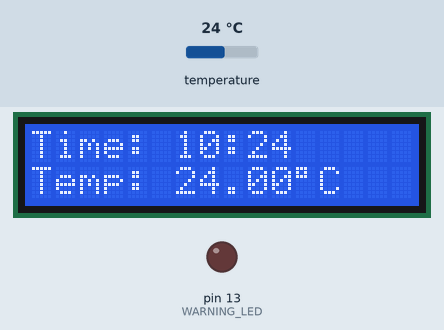
This sketch was run on a simulated Arduino Uno, built with avr-gcc and run on an emulated ATmega328P. Parts: 16×2 character LCD, output pins drawn as LEDs (lit = HIGH). The test bench sets the inputs (shaded band); at power-on: temperature 24 °C. The local clock reads 2024-03-15 10:24:30 at power-on unless the sketch sets it.

Above: at 1.2 s.
1.3 s: temperature set to 29.6 °C
At 3.8 s:
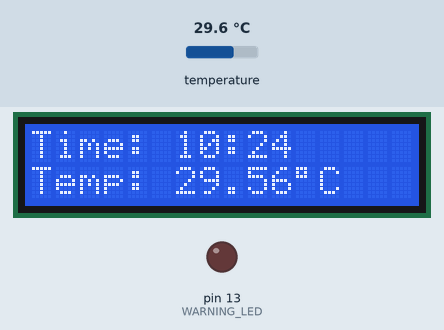
4.1 s: temperature set to 30.5 °C
At 5.5 s:
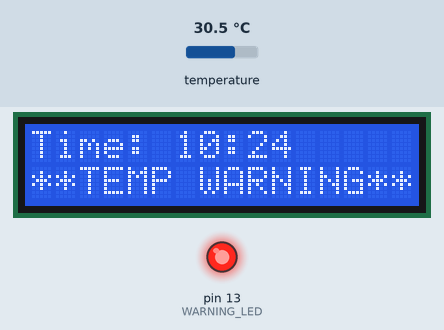
6.6 s: temperature set to 9 °C
At 9.2 s:
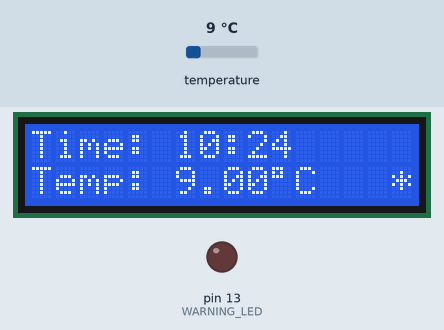
9.5 s: temperature set to 33 °C
At 32.3 s:
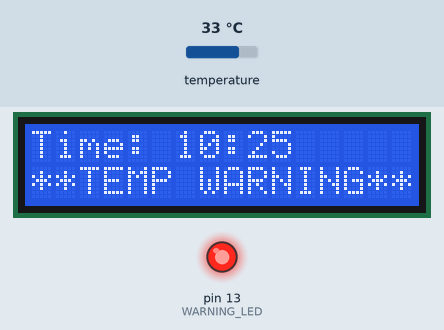
Timing chart, 0 to 33.0 s (numbered marks = the images above; inputs shaded):
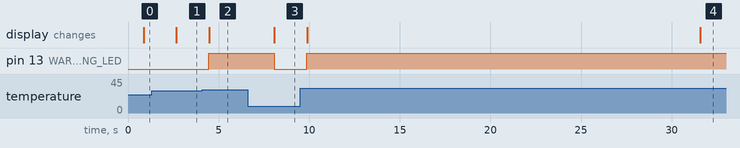

The sketch:

sketch.ino
```cpp
#include <OneWire.h>
#include <DallasTemperature.h>
#include <Wire.h>
#include <RTClib.h>
#include <LiquidCrystal_I2C.h>

#define ONE_WIRE_BUS 2
#define WARNING_LED 13

OneWire oneWire(ONE_WIRE_BUS);
DallasTemperature sensors(&oneWire);
RTC_DS1307 rtc;
LiquidCrystal_I2C lcd(0x27, 16, 2);

const float TEMP_LIMIT = 30.0;

void setup() {
  Serial.begin(9600);
  sensors.begin();
  rtc.begin();
  lcd.begin(16, 2);
  lcd.backlight();
  pinMode(WARNING_LED, OUTPUT);

}

void loop() {
  sensors.requestTemperatures();
  float tempC = sensors.getTempCByIndex(0);
  DateTime now = rtc.now();

  lcd.setCursor(0, 0);
  lcd.print("Time: ");
  if (now.hour() < 10) lcd.print('0');
  lcd.print(now.hour());
  lcd.print(":");
  if (now.minute() < 10) lcd.print('0');
  lcd.print(now.minute());

  lcd.setCursor(0, 1);
  lcd.print("Temp: ");
  lcd.print(tempC);
  lcd.print((char)223);
  lcd.print("C   ");

  if (tempC > TEMP_LIMIT) {
    digitalWrite(WARNING_LED, HIGH);
    lcd.setCursor(0, 1);
    lcd.print("**TEMP WARNING**");
  } else {
    digitalWrite(WARNING_LED, LOW);
  }

  delay(1000);
}
```

Measured:
- the behaviour switches between 30 and 30.1 °C on temperature (found by bisection; images 1 and 2)
- after the input at 1.3 s, the display: changes after 1.4 s (image 1)
- after the input at 4.1 s, pin 13 (WARNING_LED): LOW → HIGH after 0.36 s; the display: changes after 0.37 s (image 2)
- after the input at 6.6 s, pin 13 (WARNING_LED): HIGH → LOW after 1.5 s; the display: changes after 1.5 s (image 3)
- after the input at 9.5 s, pin 13 (WARNING_LED): LOW → HIGH after 0.37 s; the display: first changes after 0.38 s (image 4 shows a later state)
